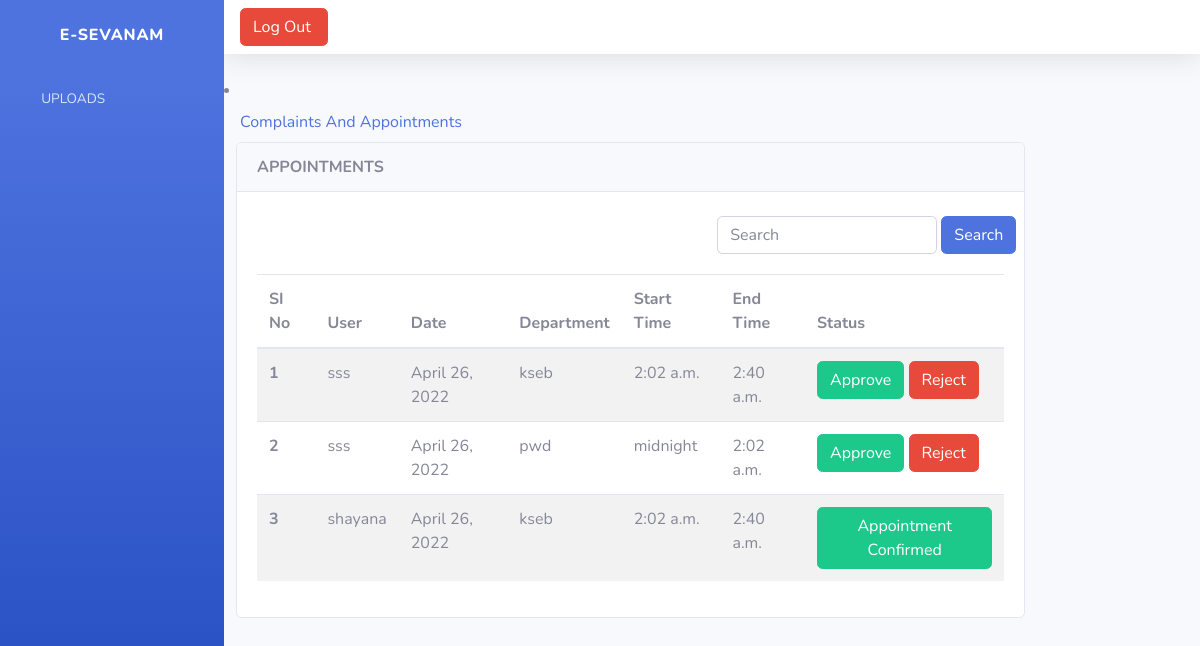
The page /appointment_admin/ (signed in) on the database its author committed.
### manageapp1/models.py (models this page shows)
class Appointment(models.Model):
    user = models.ForeignKey(User, on_delete=models.CASCADE, related_name='appointment')
    schedule = models.ForeignKey(AppointmentSchedule, on_delete=models.CASCADE)
    status = models.IntegerField(default=0)

class User(models.Model):
    user = models.OneToOneField(Login, on_delete=models.CASCADE,related_name='user')
    name = models.CharField(max_length=100)
    contact_no = models.CharField(max_length=100)
    email = models.EmailField()
    address = models.TextField()
    def __str__(self):
        return self.name

class AppointmentSchedule(models.Model):
    department = models.ForeignKey(Department, on_delete=models.DO_NOTHING)
    date = models.DateField()
    start_time = models.TimeField()
    end_time = models.TimeField()

class Department(models.Model):
    name= models.CharField(max_length=200)
    place= models.CharField(max_length=200)
    contact_number= models.CharField(max_length=100)
    email= models.EmailField()
    def __str__(self):
        return self.name

### manageapp1/govt_views.py (the view)
# urls.py: path('appointment_admin/', govt_views.appointment_admin, name='appointment_admin'),
@login_required(login_url='login_view')
def appointment_admin(request):
    p = Appointment.objects.all()
    placeFilter = PlaceFilter(request.GET, queryset=p)
    p = placeFilter.qs
    context = {
        'appointment': p,
        'placeFilter': placeFilter,
    }
    return render(request, 'govt_appointment.html', context)

### templates/govt_appointment.html (shortened to what this page needs)
<!DOCTYPE html>
{% extends 'govbase.html' %}
{% block content %}
<div class="col-lg-10">
    <div class="card">
        <div class="card-header">
            <strong class="card-title">APPOINTMENTS </strong>
        </div>
        <br>
        <div class="row">
            <div class="col-lg-6 "></div>
            <div class="col-lg-6">
                <form method="get" class="form-inline " style="float:right;">
                    <div class="md-form my-0">
                        {{placeFilter.form }}
                        <button class="btn btn-primary mr-2" type="submit">Search</button>
                    </div>
                </form>
            </div>
        </div>
        <div class="card-body">
            <table class="table table-striped">
                <thead>
                <tr>
                    <th scope="col">SI No</th>
                    <th scope="col">User</th>
                    <th scope="col">Date</th>
                    <th scope="col">Department</th>
                    <th scope="col">Start Time</th>
                    <th scope="col">End Time</th>
                    <th scope="col">Status</th>
                </tr>
                </thead>
                <tbody>
                {% for n in appointment %}
                <tr>
                    <th scope="row">{{forloop.counter}}</th>
                    <td>{{n.user}}</td>
                    <td>{{n.schedule.date}}</td>
                    <td>{{n.schedule.department}}</td>
                    <td>{{n.schedule.start_time}}</td>
                    <td>{{n.schedule.end_time}}</td>
                    <td>
                        {% if n.status == 0 %}
                        <a type="button" class="btn btn-success" href="{% url 'approve_appointment' n.id %}">Approve</a>
                        <form action="{% url 'reject_appointment' n.id %}" method="post" style="display: inline;"
                              onsubmit="window.mytest()">
                            <button class="btn btn-danger">Reject</Button>
                        </form>
                        {% elif n.status == 1 %}
                        <button type="button" class="btn btn-success">Appointment Confirmed</button>
                        {% else %}
                        <button type="button" class="btn btn-danger">Rejected</button>
                        {% endif %}
                    </td>
                </tr>
                {% empty %}
                <tr>
                    <td colspan="7"><h3>No Results Found</h3></td>
                </tr>
                {% endfor %}
                </tbody>
            </table>
        </div>
    </div>
</div>
{% endblock %}

### rows shown on the page
Appointment: user "sss", schedule "April 26, 2022", schedule.department "kseb", schedule.start_time "2:02 a.m.", schedule.end_time "2:40 a.m."
Appointment: user "sss", schedule "April 26, 2022", schedule.department "pwd", schedule.start_time "midnight", schedule.end_time "2:02 a.m."
Appointment: user "shayana", schedule "April 26, 2022", schedule.department "kseb", schedule.start_time "2:02 a.m.", schedule.end_time "2:40 a.m.", status "Appointment Confirmed"
